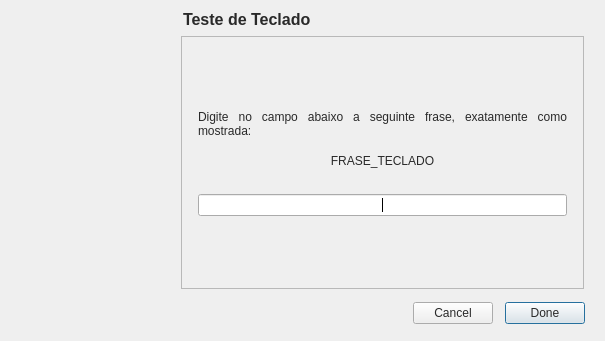
<?xml version="1.0" encoding="UTF-8"?>
<ui version="4.0">
 <class>WizardCompatKeyboard</class>
 <widget class="QWizard" name="WizardCompatKeyboard">
  <property name="windowModality">
   <enum>Qt::WindowModal</enum>
  </property>
  <property name="geometry">
   <rect>
    <x>0</x>
    <y>0</y>
    <width>605</width>
    <height>341</height>
   </rect>
  </property>
  <property name="windowTitle">
   <string>Teclado</string>
  </property>
  <property name="styleSheet">
   <string>color: rgb(41, 41, 41);
</string>
  </property>
  <property name="wizardStyle">
   <enum>QWizard::MacStyle</enum>
  </property>
  <property name="options">
   <set>QWizard::CancelButtonOnLeft|QWizard::NoBackButtonOnStartPage</set>
  </property>
  <widget class="QWizardPage" name="wizardPage1">
   <property name="title">
    <string>Teste de Teclado</string>
   </property>
   <layout class="QVBoxLayout" name="verticalLayout">
    <item>
     <spacer name="verticalSpacer_17">
      <property name="orientation">
       <enum>Qt::Vertical</enum>
      </property>
      <property name="sizeHint" stdset="0">
       <size>
        <width>20</width>
        <height>44</height>
       </size>
      </property>
     </spacer>
    </item>
    <item>
     <widget class="QLabel" name="descriptionLabel">
      <property name="text">
       <string>Digite no campo abaixo a seguinte frase, exatamente como mostrada:</string>
      </property>
      <property name="alignment">
       <set>Qt::AlignJustify|Qt::AlignVCenter</set>
      </property>
      <property name="wordWrap">
       <bool>true</bool>
      </property>
     </widget>
    </item>
    <item>
     <spacer name="verticalSpacer">
      <property name="orientation">
       <enum>Qt::Vertical</enum>
      </property>
      <property name="sizeType">
       <enum>QSizePolicy::Fixed</enum>
      </property>
      <property name="sizeHint" stdset="0">
       <size>
        <width>20</width>
        <height>10</height>
       </size>
      </property>
     </spacer>
    </item>
    <item>
     <widget class="QLabel" name="panagramLabel">
      <property name="text">
       <string>FRASE_TECLADO</string>
      </property>
      <property name="alignment">
       <set>Qt::AlignCenter</set>
      </property>
     </widget>
    </item>
    <item>
     <spacer name="verticalSpacer_2">
      <property name="orientation">
       <enum>Qt::Vertical</enum>
      </property>
      <property name="sizeType">
       <enum>QSizePolicy::Fixed</enum>
      </property>
      <property name="sizeHint" stdset="0">
       <size>
        <width>20</width>
        <height>20</height>
       </size>
      </property>
     </spacer>
    </item>
    <item>
     <widget class="QLineEdit" name="typeLineEdit">
      <property name="frame">
       <bool>true</bool>
      </property>
      <property name="alignment">
       <set>Qt::AlignCenter</set>
      </property>
     </widget>
    </item>
    <item>
     <spacer name="verticalSpacer_18">
      <property name="orientation">
       <enum>Qt::Vertical</enum>
      </property>
      <property name="sizeHint" stdset="0">
       <size>
        <width>20</width>
        <height>44</height>
       </size>
      </property>
     </spacer>
    </item>
   </layout>
  </widget>
 </widget>
 <resources>
  <include location="../../gui/resources/ldc_resources.qrc"/>
 </resources>
 <connections/>
</ui>
